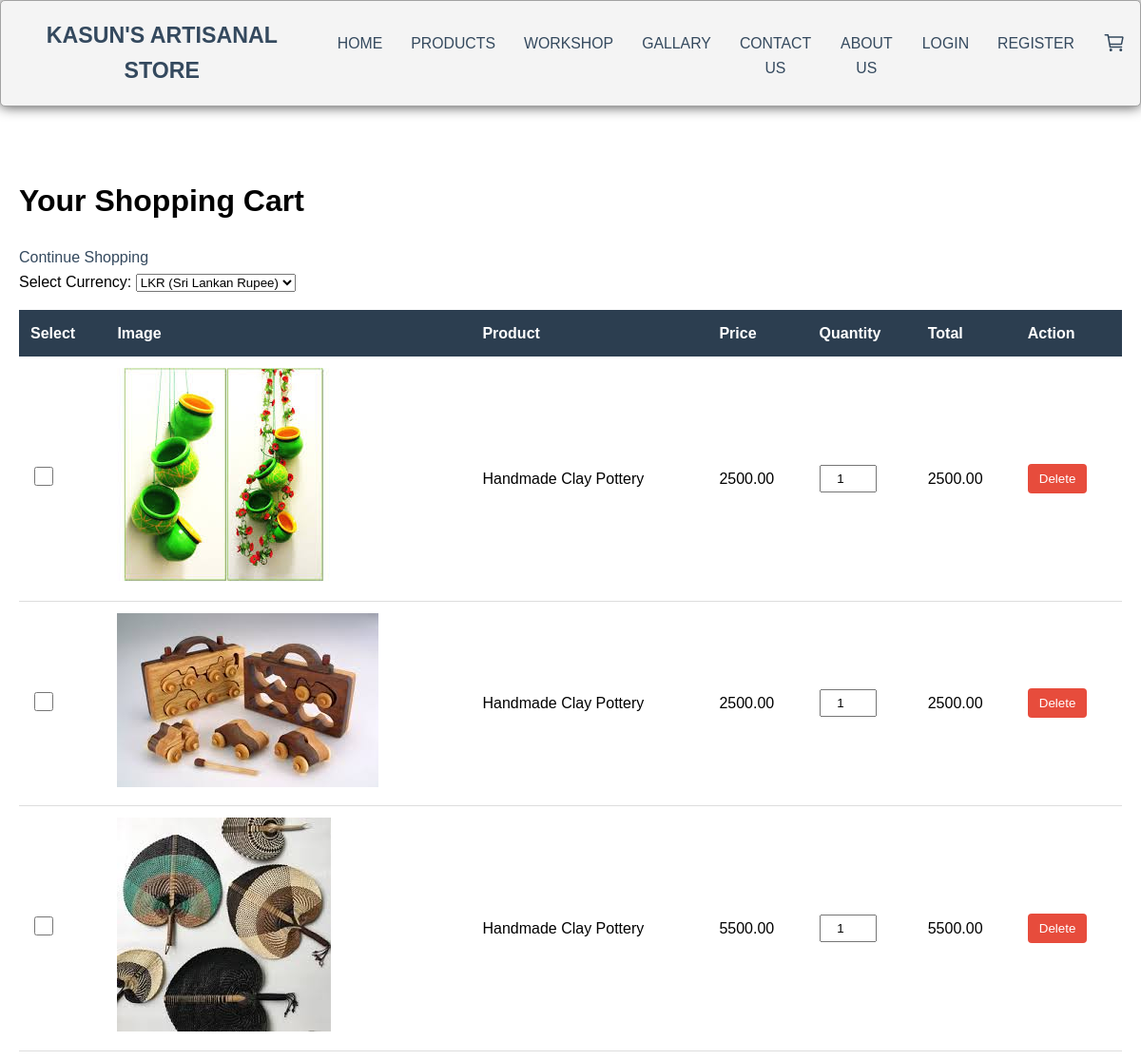
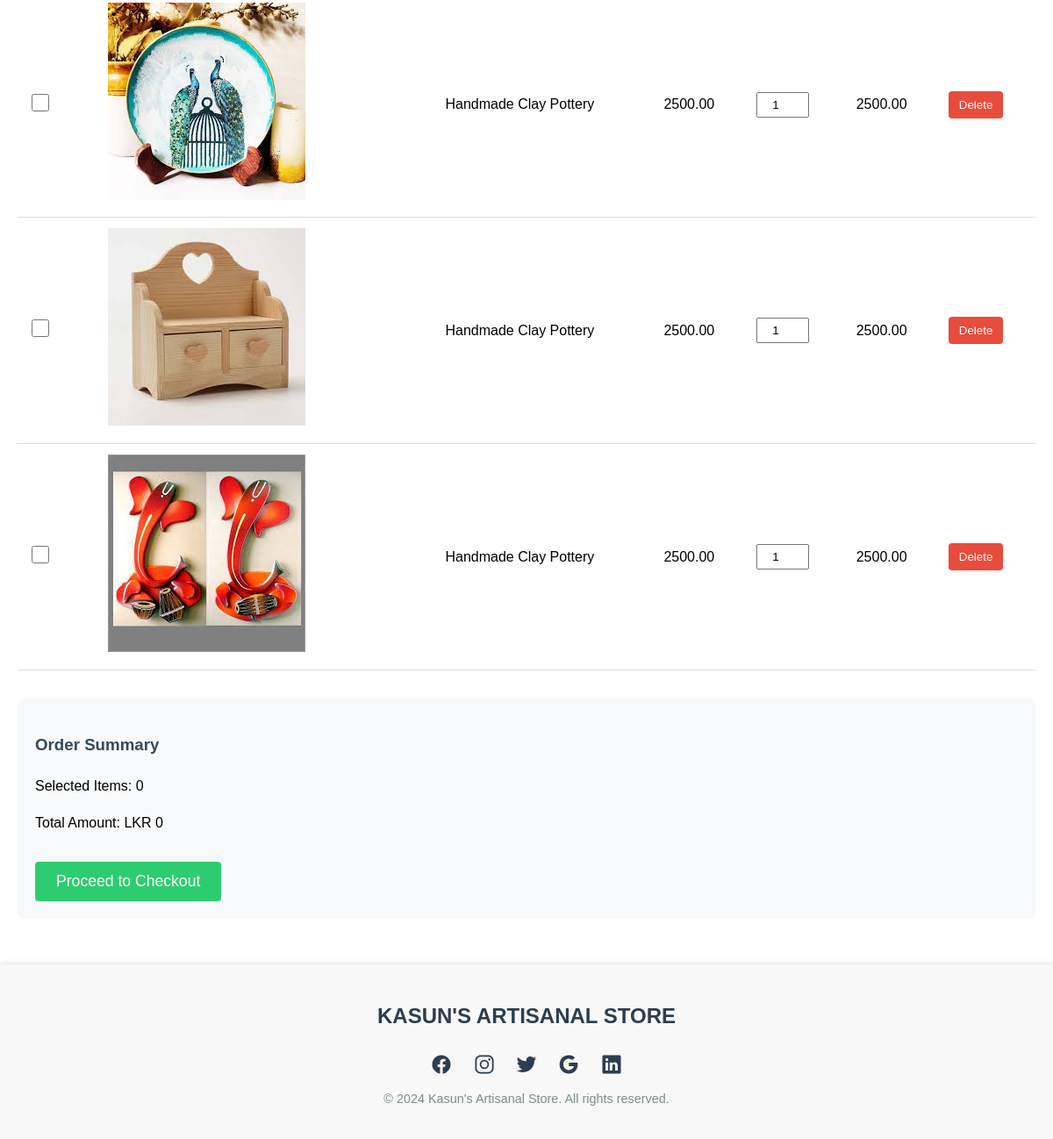
The app's page /cart.php with its own data (2 pictures, top to bottom).
### tables this page shows
CREATE TABLE `cart` (
  `cartid` int(10) NOT NULL,
  `Productname` varchar(50) NOT NULL,
  `image` varchar(50) NOT NULL,
  `quantity` varchar(50) NOT NULL,
  `Price` varchar(50) NOT NULL,
  `productId` int(11) NOT NULL,
  `Phonenumber` varchar(10) NOT NULL
);

### cart.php (the view, shortened to what this page needs)
<?php
require_once("connection/connection.php");
$Phonenumber = $_SESSION["Phonenumber"];
$row_SQL_SELECT_ALL_CART = "SELECT * FROM cart WHERE Phonenumber = '$Phonenumber'";
$result_ALL_CART = mysqli_query($conn, $row_SQL_SELECT_ALL_CART);
?>
<!DOCTYPE html>
<html lang="en">
<head>
    <link rel="stylesheet" href="css/ind.css">
    <link rel="stylesheet" href="css/ca.css">
    <link rel="stylesheet" href="css/cart1.css">
</head>
<body>
<header class="header">
    <h1 class="logo"><a href="#">Kasun's Artisanal Store</a></h1>
    <ul class="main-nav">
        <li><a href="index.php">HOME</a></li>
        <li><a href="product.php">PRODUCTS</a></li>
        <li><a href="workshop.php">WORKSHOP</a></li>
        <li><a href="gallary.php">GALLARY</a></li>
        <li><a href="contact.php">CONTACT US</a></li>
        <li><a href="about.php">ABOUT US</a></li>
        <li><a href="login.php">LOGIN</a></li>
        <li><a href="register.php">REGISTER</a></li>
        <li class="cart-icon">
            <a href="cart.php">
                <ion-icon name="cart-outline"></ion-icon>
            </a>
        </li>
    </ul>
</header>
    <div class="cart-container">
        <div class="cart-header">
            <h1>Your Shopping Cart</h1>
            <a href="product.php">Continue Shopping</a>
        </div>
        <div class="currency-selector">
            <label for="currency">Select Currency:</label>
            <select id="currency" onchange="updateCurrency()">
                <option value="LKR">LKR (Sri Lankan Rupee)</option>
            </select>
        </div>
        <table class="cart-table">
            <thead>
                <tr>
                    <th>Select</th>
                    <th>Image</th>
                    <th>Product</th>
                    <th>Price</th>
                    <th>Quantity</th>
                    <th>Total</th>
                    <th>Action</th>
                </tr>
            </thead>
            <tbody id="cart-items">
            <?php
              if (mysqli_num_rows($result_ALL_CART) > 0) {
              while($row_SQL_SELECT_ALL_CART = mysqli_fetch_assoc($result_ALL_CART)) {
            ?>
                <tr>
                    <td><input type="checkbox" class="select-item" onchange="calculateTotal()"></td>
                    <td><img src="image/<?php echo $row_SQL_SELECT_ALL_CART['image']; ?>" alt="Product Image"></td>
                    <td><?php echo($row_SQL_SELECT_ALL_CART["Productname"]);?></td>
                    <td class="price" data-lkr="2500" data-usd="7.80"><?php echo($row_SQL_SELECT_ALL_CART["Price"]);?></td>
                    <td><input type="number" class="quantity-input" value="1" min="1" onchange="updateTotal(this)"></td>
                    <td class="item-total"><?php echo($row_SQL_SELECT_ALL_CART["Price"]);?></td>
                    <td>
                      <a href="handler/removecarthandler.php ?cartid=<?php echo($row_SQL_SELECT_ALL_CART["cartid"]);?>"><button class="delete-btn" onclick="deleteItem(this)">Delete</button></a>
                    </td>
                </tr>
            <?php    }
						  }else {
						  echo "0 results";
						  }
						?>
            </tbody>
        </table>
        <div class="summary-section">
            <h3>Order Summary</h3>
            <p>Selected Items: <span id="selected-count">0</span></p>
            <p>Total Amount: <span id="total-amount">LKR 0</span></p>
            <button type="submit" class="checkout-btn" onclick="paymentSuccess()">Proceed to Checkout</button>
        </div>
    </div>
  <footer>
  <div class="footer-container">
    <div class="footer-logo">
      <h2>KASUN'S ARTISANAL STORE</h2>
    </div>
    <div class="footer-social">
      <a href="#"><ion-icon name="logo-facebook"></ion-icon></a>
      <a href="#"><ion-icon name="logo-instagram"></ion-icon></a>
      <a href="#"><ion-icon name="logo-twitter"></ion-icon></a>
      <a href="#"><ion-icon name="logo-google"></ion-icon></a>
      <a href="#"><ion-icon name="logo-linkedin"></ion-icon></a>
    </div>
    <div class="footer-copyright">
      <p>© 2024 Kasun's Artisanal Store. All rights reserved.</p>
    </div>
  </div>
</footer>
</body>
</html>

### css/ind.css (style rules this page uses)
* { box-sizing: border-box; }
body { font-family: "Montserrat", sans-serif; line-height: 1.6; margin: 0; min-height: 100vh; }
ul { margin: 0; padding: 0; list-style: none; }
h2, h3, a { color: #34495e; }
a { text-decoration: none; }
.logo { margin: 0; font-size: 1.45em; }
.main-nav { margin-top: 5px; }
.logo a, .main-nav a { padding: 10px 15px; text-transform: uppercase; text-align: center; display: block; }
.main-nav a { color: #34495e; font-size: 0.99em; }
.header { padding-top: 0.5em; padding-bottom: 0.5em; border: 1px solid #a2a2a2; background-color: #f4f4f4; -webkit-box-shadow: 0px 0px 14px 0px rgba(0, 0, 0, 0.75); -moz-box-shadow: 0px 0px 14px 0px rgba(0, 0, 0, 0.75); box-shadow: 0px 0px 14px 0px rgba(0, 0, 0, 0.75); -webkit-border-radius: 5px; -moz-border-radius: 5px; border-radius: 5px; }
@media (min-width: 769px) { .header, .main-nav { display: flex; } }
@media (min-width: 1025px) { .header { flex-direction: row; justify-content: space-between; } }
footer { background-color: #f8f8f8; padding: 20px 0; box-shadow: 0 -2px 5px rgba(0, 0, 0, 0.1); }
.footer-container { max-width: 1200px; margin: auto; text-align: center; }
.footer-logo h2 { font-size: 1.5rem; color: #2c3e50; margin-bottom: 15px; font-family: Arial, sans-serif; font-weight: bold; }
.footer-social a { margin: 0 10px; font-size: 1.5rem; color: #2c3e50; text-decoration: none; transition: color 0.3s ease-in-out, transform 0.3s ease-in-out; }
.footer-social ion-icon { vertical-align: middle; }
.footer-copyright p { font-size: 0.9rem; color: #7f8c8d; margin-top: 10px; font-family: Arial, sans-serif; }
.cart-icon { position: relative; }
.cart-icon ion-icon { font-size: 24px; }

### css/ca.css (style rules this page uses)
.cart-container { max-width: 1200px; margin: 2rem auto; padding: 20px; }
.cart-table { width: 100%; border-collapse: collapse; margin-bottom: 2rem; }
.cart-table th { background: #2c3e50; color: white; padding: 12px; text-align: left; }
.cart-table td { padding: 12px; border-bottom: 1px solid #ddd; }
.quantity-input { width: 60px; padding: 5px; text-align: center; }
.delete-btn { background: #d37911; color: white; border: none; padding: 8px 12px; cursor: pointer; border-radius: 4px; }
.select-item { width: 20px; height: 20px; }
.summary-section { background: #f8f9fa; padding: 20px; border-radius: 8px; margin-top: 2rem; }
.checkout-btn { background: #2ecc71; color: white; border: none; padding: 12px 24px; cursor: pointer; border-radius: 4px; font-size: 1.1rem; margin-top: 1rem; }

### css/cart1.css (style rules this page uses)
.cart-container { max-width: 1200px; margin: 2rem auto; padding: 20px; }
.cart-table { width: 100%; border-collapse: collapse; margin-bottom: 2rem; }
.cart-table th { background: #2c3e50; color: white; padding: 12px; text-align: left; }
.cart-table td { padding: 12px; border-bottom: 1px solid #ddd; }
.quantity-input { width: 60px; padding: 5px; text-align: center; }
.delete-btn { background: #e74c3c; color: white; border: none; padding: 8px 12px; cursor: pointer; border-radius: 4px; }
.select-item { width: 20px; height: 20px; }
.summary-section { background: #f8f9fa; padding: 20px; border-radius: 8px; margin-top: 2rem; }
.checkout-btn { background: #2ecc71; color: white; border: none; padding: 12px 24px; cursor: pointer; border-radius: 4px; font-size: 1.1rem; margin-top: 1rem; }
.currency-selector { margin-bottom: 1rem; }

### records on screen
cart: image (picture), Productname "Handmade Clay Pottery", Price "2500.00"
cart: image (picture), Productname "Handmade Clay Pottery", Price "2500.00"
cart: image (picture), Productname "Handmade Clay Pottery", Price "5500.00"
cart: image (picture), Productname "Handmade Clay Pottery", Price "2500.00"
cart: image (picture), Productname "Handmade Clay Pottery", Price "2500.00"
cart: image (picture), Productname "Handmade Clay Pottery", Price "2500.00"
